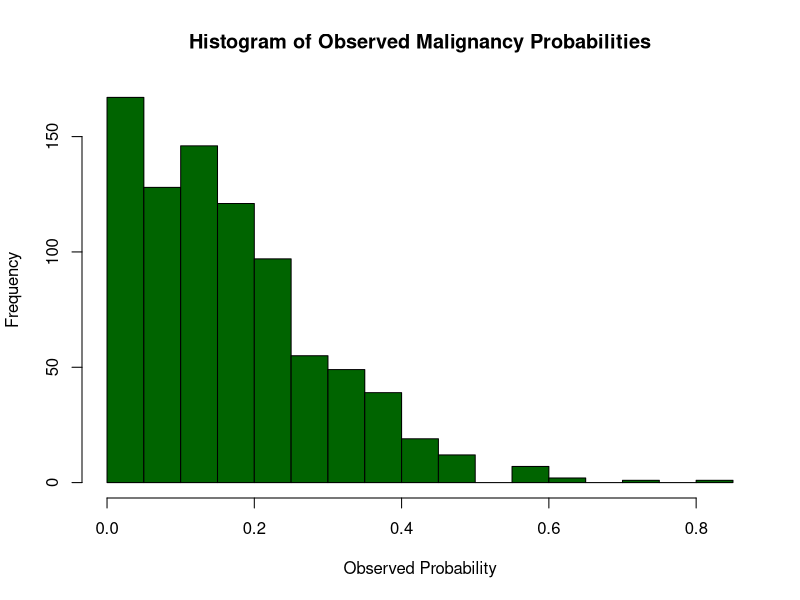
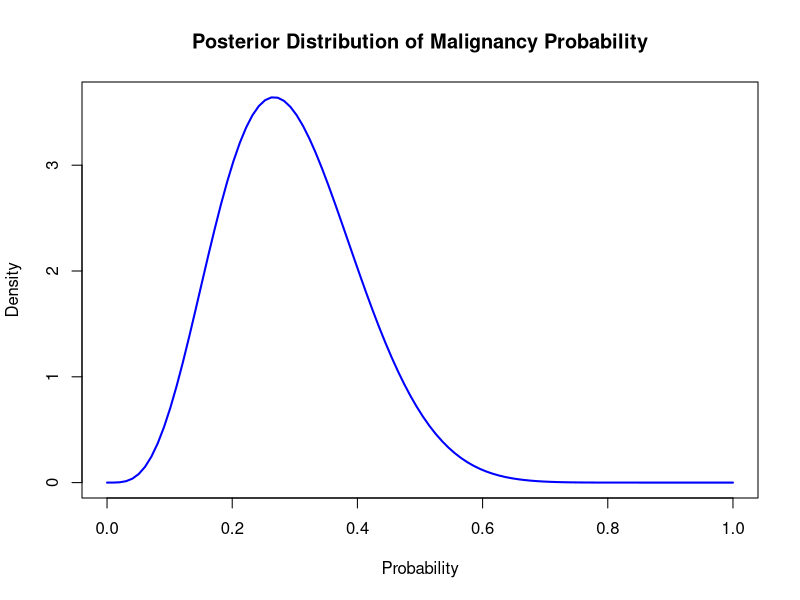
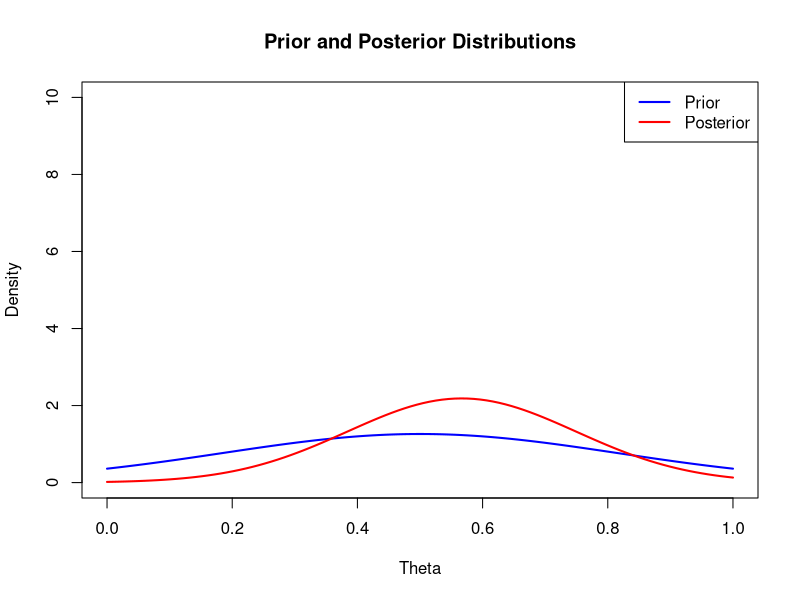

Reproduce these figures in R, in order.
## ---- chunk 1
knitr::opts_chunk$set(echo = TRUE)
## ---- chunk 2
library(MASS)
# Sample dataset similar to the insurance claims data
claims_data <- data.frame(
  claims = 0:7,
  count = c(7840, 1317, 239, 42, 14, 4, 4, 1)
)

# Total number of policy holders
total_policies <- sum(claims_data$count)
## ---- chunk 3
# Calculate empirical frequencies
claims_data$proportion <- claims_data$count / total_policies

# Assuming the simplest form where the expected number of claims follows a Poisson process
# Fit a Poisson distribution to get estimates of lambda (rate of claims)
lambda_estimate <- sum(claims_data$claims * claims_data$proportion)
## ---- chunk 4
# Calculate f(x) for current and the next claim count
claims_data$f_x <- claims_data$proportion
claims_data$f_x_plus_1 <- c(claims_data$proportion[-1], 0)  # adjust for shift

# Applying Robbins' formula: E(θ|x) = (x + 1) * f(x + 1) / f(x)
claims_data$robbins_estimate <- (claims_data$claims + 1) * claims_data$f_x_plus_1 / claims_data$f_x
print(claims_data)
## ---- chunk 5
# Simulating the trapping data using Poisson distribution
set.seed(123)
species_counts <- rpois(300, lambda = 0.5)  # Simulate trapping counts for 300 species
table_counts <- table(species_counts)  # Frequency of each trapping count

# Estimating the number of species not observed
total_species <- length(species_counts)
observed_species <- sum(species_counts > 0)
unseen_species_estimate <- total_species - observed_species
unseen_species_estimate
## ---- chunk 6
# Simulate data
set.seed(123)
n_patients <- 844
nodes_removed <- rpois(n_patients, 20)  # Poisson-distributed number of nodes removed
true_prob <- rbeta(n_patients, 2, 10)  # Beta-distributed true probabilities of malignancy
nodes_positive <- rbinom(n_patients, nodes_removed, true_prob)  # Binomial-distributed outcome

# Calculate the observed probability for each patient
observed_prob <- nodes_positive / nodes_removed

# Plotting the histogram of observed probabilities
hist(observed_prob, breaks=20, main="Histogram of Observed Malignancy Probabilities",
     xlab="Observed Probability", col="darkgreen")
## ---- chunk 7
# Assuming a simple beta prior for demonstration
alpha_prior <- 2
beta_prior <- 5

# Mock data for one patient
n_k <- 10  # nodes removed
x_k <- 3   # nodes found malignant

# Update the prior based on the data using the beta-binomial conjugacy
alpha_post <- alpha_prior + x_k
beta_post <- beta_prior + n_k - x_k

# Plot the posterior distribution
theta <- seq(0, 1, length.out = 100)
posterior <- dbeta(theta, alpha_post, beta_post)
plot(theta, posterior, type = 'l', col = 'blue', lwd = 2,
     main = "Posterior Distribution of Malignancy Probability",
     xlab = "Probability", ylab = "Density")
## ---- chunk 8
# Assume prior distribution for a parameter theta based on historical data
prior_mean <- 0.5
prior_variance <- 0.1
prior_distribution <- function(theta) {
  return(dnorm(theta, mean = prior_mean, sd = sqrt(prior_variance)))
}

# Assume we observe some data that suggests a different mean
observed_mean <- 0.6
sample_size <- 30
observed_variance <- 0.05

# Update the prior with the observed data using a conjugate Bayesian update
# For simplicity, assuming normal distribution for both prior and likelihood
posterior_mean <- (prior_variance * observed_mean + observed_variance * prior_mean) / (prior_variance + observed_variance)
posterior_variance <- (prior_variance * observed_variance) / (prior_variance + observed_variance)

# Plot the prior and posterior distributions
theta_values <- seq(0, 1, length.out = 100)
plot(theta_values, prior_distribution(theta_values), type = 'l', col = 'blue', lwd = 2, ylim = c(0, 10), ylab = 'Density', xlab = 'Theta', main = 'Prior and Posterior Distributions')
lines(theta_values, dnorm(theta_values, mean = posterior_mean, sd = sqrt(posterior_variance)), col = 'red', lwd = 2)
legend("topright", legend=c("Prior", "Posterior"), col=c("blue", "red"), lwd=2)
